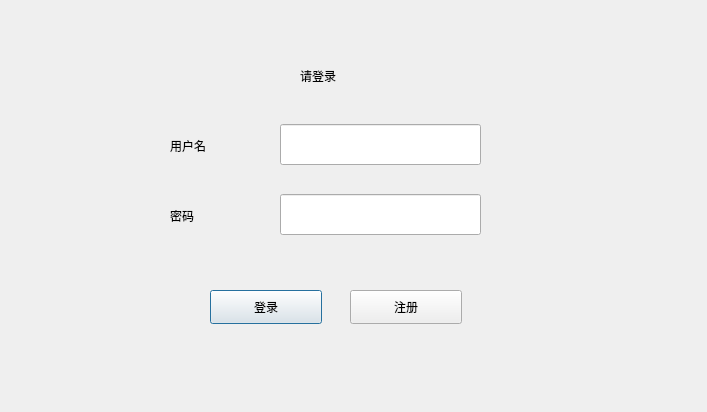
<?xml version="1.0" encoding="UTF-8"?>
<ui version="4.0">
 <class>login</class>
 <widget class="QDialog" name="login">
  <property name="geometry">
   <rect>
    <x>0</x>
    <y>0</y>
    <width>707</width>
    <height>412</height>
   </rect>
  </property>
  <property name="windowTitle">
   <string>Dialog</string>
  </property>
  <widget class="QLabel" name="label">
   <property name="geometry">
    <rect>
     <x>300</x>
     <y>60</y>
     <width>91</width>
     <height>31</height>
    </rect>
   </property>
   <property name="text">
    <string>请登录</string>
   </property>
  </widget>
  <widget class="QLabel" name="label_2">
   <property name="geometry">
    <rect>
     <x>170</x>
     <y>130</y>
     <width>71</width>
     <height>31</height>
    </rect>
   </property>
   <property name="text">
    <string>用户名</string>
   </property>
  </widget>
  <widget class="QLabel" name="label_3">
   <property name="geometry">
    <rect>
     <x>170</x>
     <y>200</y>
     <width>71</width>
     <height>31</height>
    </rect>
   </property>
   <property name="text">
    <string>密码</string>
   </property>
  </widget>
  <widget class="QLineEdit" name="userline">
   <property name="geometry">
    <rect>
     <x>280</x>
     <y>124</y>
     <width>201</width>
     <height>41</height>
    </rect>
   </property>
  </widget>
  <widget class="QLineEdit" name="pwdline">
   <property name="geometry">
    <rect>
     <x>280</x>
     <y>194</y>
     <width>201</width>
     <height>41</height>
    </rect>
   </property>
  </widget>
  <widget class="QPushButton" name="loginbtn">
   <property name="geometry">
    <rect>
     <x>210</x>
     <y>290</y>
     <width>112</width>
     <height>34</height>
    </rect>
   </property>
   <property name="text">
    <string>登录</string>
   </property>
  </widget>
  <widget class="QPushButton" name="registerbtn">
   <property name="geometry">
    <rect>
     <x>350</x>
     <y>290</y>
     <width>112</width>
     <height>34</height>
    </rect>
   </property>
   <property name="text">
    <string>注册</string>
   </property>
  </widget>
 </widget>
 <resources/>
 <connections/>
</ui>
